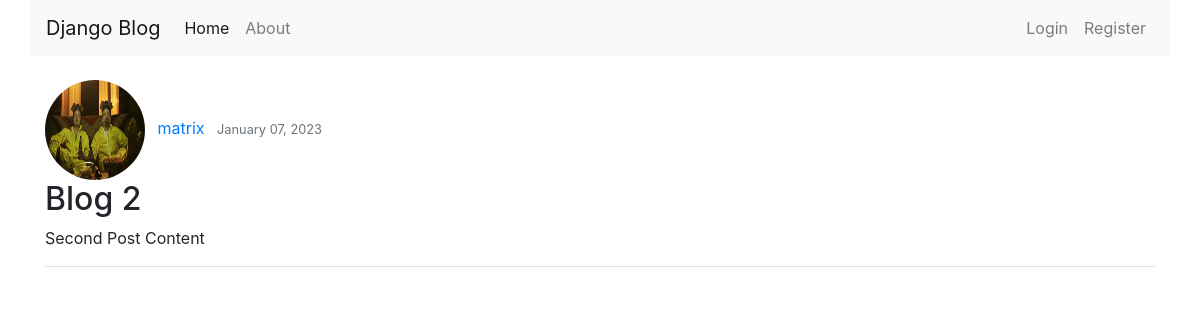
The app's page /post/2/ with its own data.
### blog/models.py (models this page shows, shortened)
class Post(models.Model):
    title = models.CharField(max_length=100)
    content = models.TextField()
    date_posted = models.DateTimeField(default=timezone.now)
    author = models.ForeignKey(User, on_delete=models.CASCADE)

### users/models.py (models this page shows, shortened)
class Profile(models.Model):
    user = models.OneToOneField(User, on_delete=models.CASCADE)
    image = models.ImageField(default='default.jpg', upload_to='profile_pics')

### blog/views.py (the view)
# urls.py: path('post/<int:pk>/', PostDetailView.as_view(), name='post-detail'),
class PostDetailView(DetailView):
    model = Post

### blog/templates/blog/post_detail.html
{% extends 'blog/base.html' %}
{% block content %}
    <img src="{{ object.author.profile.image.url }}" class="rounded-circle" width="100px" height="100px">
    <a href="#" class="ml-2 mr-2">{{ object.author }}</a>
    <small class="text-muted">{{ object.date_posted | date:"F d, Y" }}</small>
    <h2>{{ object.title }}</h2>
    <p>{{ object.content }}</p>
    <div class="border-bottom"></div>
    <br>
{% endblock content %}

### records on screen
Post: author.profile.image (picture), author "matrix", date_posted "January 07, 2023", title "Blog 2", content "Second Post Content"
